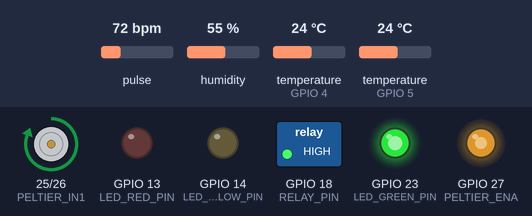
A sketch run on a simulated ESP32. Parts: motor-driver pin pairs drawn as motors (green arrow = first pin HIGH = forward, orange = second pin HIGH = backward, longer = more drive), switched loads named in the sketch (green lamp = pin HIGH), output pins drawn as LEDs (lit = HIGH). The test bench sets the inputs (shaded band); at power-on: temperature (sensors on GPIO 4, GPIO 5) 24 °C, pulse 72 bpm, humidity 55 %. What the sketch prints to the serial monitor is not drawn.

Above: at 1.5 s.
1.6 s: temperature (sensor on GPIO 4) set to 28 °C
At 2.7 s:
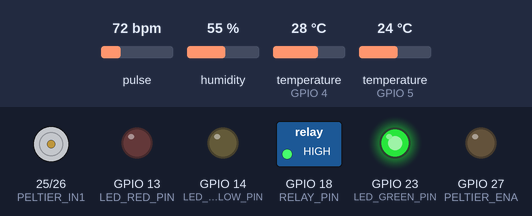
3.3 s: temperature (sensor on GPIO 4) set to 33 °C
At 3.9 s:
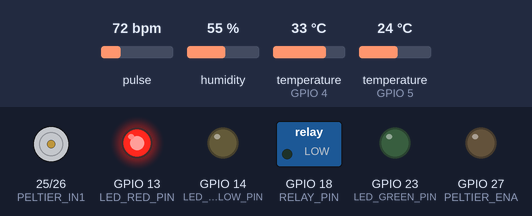
Timing chart, 0 to 6.3 s (numbered marks = the images above; inputs shaded):
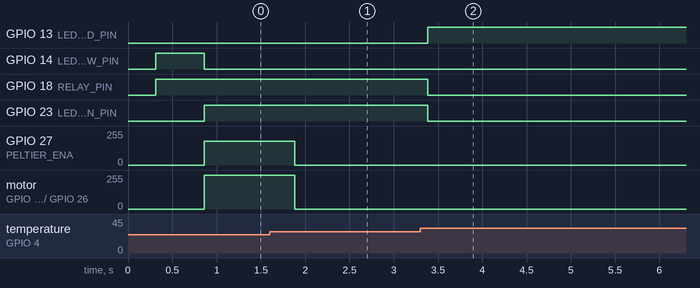

The sketch:

avenza_esp32.ino
```cpp
/* ============================================================
   AVENZA — Intelligent Neonatal Monitoring & AI-Assisted Apnea
   ESP32 FIRMWARE · HARDWARE TELEMETRY & THERMAL CONTROLLER
   ============================================================
   Pin Configuration:
   - DHT11:        GPIO 5
   - DS18B20:      GPIO 4 (4.7k Pull-up to 3.3V)
   - I2C SDA:      GPIO 32 (MAX30102 0x57)
   - I2C SCL:      GPIO 33
   - Relay (Fan):  GPIO 18 (Active-LOW: LOW=ON, HIGH=OFF)
   - LED RED:      GPIO 13
   - LED YELLOW:   GPIO 14
   - LED GREEN:    GPIO 23
   - Peltier IN1:  GPIO 25
   - Peltier IN2:  GPIO 26
   - Peltier ENA:  GPIO 27 (PWM Speed / Enable)
   ============================================================ */

#include <Arduino.h>
#include <Wire.h>

// Sensor & Peripheral Libraries
#include <MAX30105.h>
#include <heartRate.h>
#include <DHT.h>
#include <OneWire.h>
#include <DallasTemperature.h>

#include "HardwareConfig.h"
#include "MAX30102Manager.h"
#include "TemperatureManager.h"
#include "ActuatorManager.h"
#include "HealthManager.h"
#include "CommunicationManager.h"

// System Managers
MAX30102Manager     max30102;
TemperatureManager  tempSensors;
ActuatorManager     actuators;
HealthManager       health;
CommunicationManager comms;

uint32_t lastAliveMs = 0;

void setup() {
  // 1. Serial Initialization
  Serial.begin(SERIAL_BAUD_RATE);
  delay(300); // Allow UART / USB buffer to stabilize
  Serial.println(F("\n[BOOT] AVENZA ESP32 FIRMWARE INITIALIZING..."));
  Serial.println(F("[BOOT] Serial link: 115200 baud"));

  // 2. Hardware I2C Bus Initialization (with bus timeout protection)
  Serial.println(F("[BOOT] Initializing I2C (SDA=32, SCL=33)..."));
  Wire.begin(I2C_SDA, I2C_SCL, 100000);
  Wire.setTimeOut(50); // 50ms timeout prevents hang if I2C bus is stuck
  Serial.println(F("[BOOT] I2C Bus Ready"));

  // 3. Actuator & Relay & LED Initialization (Safe initial state)
  Serial.println(F("[BOOT] Initializing Relays, LEDs, and Peltier Actuators..."));
  actuators.begin();
  Serial.println(F("[BOOT] Actuators Ready (Safe Standby)"));

  // 4. MAX30102 Optical PPG Initialization (Non-fatal, address 0x57)
  Serial.println(F("[BOOT] Initializing MAX30102 (0x57)..."));
  bool maxOk = max30102.begin();
  if (maxOk) {
    Serial.println(F("[BOOT] MAX30102 Optical Sensor Ready"));
  } else {
    Serial.println(F("[BOOT] MAX30102 Init Failed or Not Detected"));
  }

  // 5. Temperature Sensors (DHT11 @ GPIO5 & DS18B20 @ GPIO4) Initialization
  Serial.println(F("[BOOT] Initializing DHT11 (GPIO 5)..."));
  tempSensors.begin();
  if (tempSensors.dhtConnected) {
    Serial.println(F("[BOOT] DHT11 Ready"));
  } else {
    Serial.println(F("[BOOT] DHT11 Not Detected"));
  }

  Serial.println(F("[BOOT] Initializing DS18B20 (GPIO 4)..."));
  if (tempSensors.ds18b20Connected) {
    Serial.println(F("[BOOT] DS18B20 Chamber Probe Ready"));
  } else {
    Serial.println(F("[BOOT] DS18B20 Probe Not Detected (Check 4.7k Pullup)"));
  }

  // 6. Diagnostics & Communication Subsystems
  health.begin();
  comms.begin(&actuators);

  Serial.println(F("[BOOT] Setup complete. Streaming telemetry.\n"));
}

void loop() {
  // Service FreeRTOS watchdog & background scheduler
  yield();

  // 1. High-Rate Optical PPG Acquisition (Continuous FIFO Drain)
  max30102.update();

  // 2. Continuous Serial Command Processing
  if (Serial.available()) {
    String line = Serial.readStringUntil('\n');
    line.trim();
    if (line.length() > 0) {
      if (line.startsWith("{")) {
        comms.parseAndExecuteCommand(line);
      } else {
        String cmd = line;
        cmd.toUpperCase();
        if (cmd == "HEALTH" || cmd == "STATUS") {
          comms.sendHealthPacket(max30102.connected, tempSensors.dhtConnected, tempSensors.ds18b20Connected);
        } else if (cmd == "FAN_ON") {
          actuators.setFan(true);
        } else if (cmd == "FAN_OFF") {
          actuators.setFan(false);
        } else if (cmd == "AUTO") {
          actuators.manualOverrideActive = false;
        }
      }
    }
  }

  // 3. Environmental Sensing (DHT11 & DS18B20 scheduled reads)
  tempSensors.update();

  // 4. Autonomous Actuator, Hysteresis & Status LED Update
  float activeTemp = tempSensors.getBestTemperature();
  bool tempValid = tempSensors.isAnyTempValid();
  actuators.updateAutonomous(activeTemp, tempValid);

  // 5. Non-blocking JSON Telemetry Transmission over Serial (5 Hz / 200 ms)
  comms.update(max30102, tempSensors, actuators, health);

  // 6. Periodic Diagnostic Heartbeat (every 5000 ms)
  uint32_t now = millis();
  if (now - lastAliveMs >= 5000) {
    lastAliveMs = now;
    Serial.print(F("[HEARTBEAT] FreeHeap="));
    Serial.print(ESP.getFreeHeap());
    Serial.print(F(" Temp="));
    if (tempValid) Serial.print(activeTemp, 2); else Serial.print(F("INVALID"));
    Serial.print(F(" Fan="));
    Serial.print(actuators.fanCommand ? F("ON") : F("OFF"));
    Serial.print(F(" Peltier="));
    Serial.println(actuators.getPeltierCommandString());
  }
}
```

ActuatorManager.h
```cpp
#ifndef ACTUATOR_MANAGER_H
#define ACTUATOR_MANAGER_H

#include <Arduino.h>
#include "HardwareConfig.h"

/* ============================================================
   ACTUATOR & STATUS CONTROLLER
   - Fan Relay (GPIO 18, Active LOW)
   - Status LEDs (Red: 13, Yellow: 14, Green: 23)
   - Peltier L298N (IN1: 25, IN2: 26, ENA: 27)
   ============================================================ */

enum PeltierMode {
  PELTIER_OFF,
  PELTIER_HEATING,
  PELTIER_COOLING
};

class ActuatorManager {
public:
  // Actuator states
  bool fanCommand;
  PeltierMode peltierCommand;
  uint8_t peltierPwm;
  bool safetyCutoffActive;
  bool manualOverrideActive;
  String driverStatus;

  // Status LED states
  bool ledRed;
  bool ledYellow;
  bool ledGreen;

public:
  ActuatorManager()
    : fanCommand(false), peltierCommand(PELTIER_OFF), peltierPwm(0),
      safetyCutoffActive(false), manualOverrideActive(false), driverStatus("READY_OFF"),
      ledRed(false), ledYellow(true), ledGreen(false) {}

  bool begin() {
    // 1. Configure Relay Pin (Safe OFF)
    pinMode(RELAY_PIN, OUTPUT);
    digitalWrite(RELAY_PIN, RELAY_ACTIVE_LOW ? HIGH : LOW);
    fanCommand = false;

    // 2. Configure Status LED Pins
    pinMode(LED_RED_PIN, OUTPUT);
    pinMode(LED_YELLOW_PIN, OUTPUT);
    pinMode(LED_GREEN_PIN, OUTPUT);

    // Initial state: YELLOW on while booting/initializing
    setLeds(false, true, false);

    // 3. Configure L298N H-Bridge Pins (Safe OFF)
    pinMode(PELTIER_ENA, OUTPUT);
    digitalWrite(PELTIER_ENA, LOW);
    pinMode(PELTIER_IN1, OUTPUT);
    digitalWrite(PELTIER_IN1, LOW);
    pinMode(PELTIER_IN2, OUTPUT);
    digitalWrite(PELTIER_IN2, LOW);

    peltierCommand = PELTIER_OFF;
    peltierPwm = 0;
    safetyCutoffActive = false;
    manualOverrideActive = false;
    driverStatus = "READY_OFF";
    return true;
  }

  void setLeds(bool red, bool yellow, bool green) {
    ledRed = red;
    ledYellow = yellow;
    ledGreen = green;

    digitalWrite(LED_RED_PIN, red ? HIGH : LOW);
    digitalWrite(LED_YELLOW_PIN, yellow ? HIGH : LOW);
    digitalWrite(LED_GREEN_PIN, green ? HIGH : LOW);
  }

  void setFan(bool on) {
    fanCommand = on;
    if (RELAY_ACTIVE_LOW) {
      digitalWrite(RELAY_PIN, on ? LOW : HIGH);
    } else {
      digitalWrite(RELAY_PIN, on ? HIGH : LOW);
    }
  }

  void setPeltier(PeltierMode mode, uint8_t pwm = 180) {
    if (safetyCutoffActive && mode != PELTIER_OFF) {
      driverStatus = "SAFETY_CUTOFF";
      return;
    }

    peltierCommand = mode;
    peltierPwm = min(pwm, (uint8_t)PELTIER_MAX_SAFE_PWM);

    switch (mode) {
      case PELTIER_HEATING:
        // Heating: IN1 HIGH, IN2 LOW, ENA PWM/HIGH
        digitalWrite(PELTIER_IN1, HIGH);
        digitalWrite(PELTIER_IN2, LOW);
        analogWrite(PELTIER_ENA, peltierPwm);
        driverStatus = "HEATING_ACTIVE";
        break;

      case PELTIER_COOLING:
        // Cooling: IN1 LOW, IN2 HIGH, ENA PWM/HIGH (Reverse direction)
        digitalWrite(PELTIER_IN1, LOW);
        digitalWrite(PELTIER_IN2, HIGH);
        analogWrite(PELTIER_ENA, peltierPwm);
        driverStatus = "COOLING_ACTIVE";
        break;

      case PELTIER_OFF:
      default:
        digitalWrite(PELTIER_IN1, LOW);
        digitalWrite(PELTIER_IN2, LOW);
        analogWrite(PELTIER_ENA, 0);
        digitalWrite(PELTIER_ENA, LOW);
        peltierPwm = 0;
        driverStatus = "READY_OFF";
        break;
    }
  }

  // Autonomous Hysteresis Control according to specification
  void updateAutonomous(float currentTemp, bool isTempValid) {
    // Check thermal emergency safety cutoff first
    if (isTempValid && currentTemp >= THERMAL_SAFETY_CUTOFF) {
      safetyCutoffActive = true;
      setPeltier(PELTIER_OFF, 0);
      setFan(true); // Maximum venting on thermal hazard
      setLeds(true, false, false); // RED alarm
      return;
    } else if (safetyCutoffActive && isTempValid && currentTemp < (THERMAL_SAFETY_CUTOFF - 3.0f)) {
      safetyCutoffActive = false;
    }

    // 1. Status LEDs Control
    if (!isTempValid) {
      // Invalid temperature -> YELLOW
      setLeds(false, true, false);
    } else if (currentTemp < LED_TEMP_WARN_THRESH) {
      // Temperature < 29°C -> GREEN
      setLeds(false, false, true);
    } else if (currentTemp >= LED_TEMP_WARN_THRESH && currentTemp < LED_TEMP_CRIT_THRESH) {
      // 29°C <= temperature < 30°C -> YELLOW
      setLeds(false, true, false);
    } else {
      // Temperature >= 30°C -> RED
      setLeds(true, false, false);
    }

    // If manual override is active, do not overwrite fan/peltier states
    if (manualOverrideActive) return;

    // 2. Fan Hysteresis Control
    if (!isTempValid) {
      setFan(false);
    } else if (currentTemp >= FAN_TEMP_ON_THRESH) {
      // Temp >= 30°C -> Fan ON
      setFan(true);
    } else if (currentTemp <= FAN_TEMP_OFF_THRESH) {
      // Temp <= 29°C -> Fan OFF
      setFan(false);
    }
    // Between 29°C and 30°C -> retain previous fan state

    // 3. Peltier Prototype Heating Hysteresis Control
    if (!isTempValid) {
      setPeltier(PELTIER_OFF, 0);
    } else if (currentTemp <= PELTIER_HEAT_ON_THRESH) {
      // Temp <= 27°C -> Heating ON
      setPeltier(PELTIER_HEATING, 180);
    } else if (currentTemp >= PELTIER_HEAT_OFF_THRESH) {
      // Temp >= 28°C -> Heating OFF
      setPeltier(PELTIER_OFF, 0);
    }
    // Between 27°C and 28°C -> retain previous state
  }

  const char* getPeltierCommandString() const {
    switch (peltierCommand) {
      case PELTIER_HEATING: return "HEATING";
      case PELTIER_COOLING: return "COOLING";
      default: return "OFF";
    }
  }
};

#endif // ACTUATOR_MANAGER_H
```

HealthManager.h
```cpp
#ifndef HEALTH_MANAGER_H
#define HEALTH_MANAGER_H

#include <Arduino.h>
#include "HardwareConfig.h"

/* ============================================================
   HEALTH & DIAGNOSTICS MANAGER
   Aggregates status across all hardware subsystems:
   - ESP32 Core (Uptime, Free Heap, WiFi RSSI)
   - Sensor Validities (MAX30102, DHT11, DS18B20)
   - Display & Actuators (OLED, Relay, L298N)
   ============================================================ */

class HealthManager {
public:
  uint32_t bootTimestampMs;

public:
  HealthManager() : bootTimestampMs(0) {}

  void begin() {
    bootTimestampMs = millis();
  }

  uint32_t getUptimeMs() const {
    return millis() - bootTimestampMs;
  }

  uint32_t getFreeHeap() const {
    return ESP.getFreeHeap();
  }

  const char* evaluateOverallHealth(bool maxOk, bool dhtOk, bool dsOk, bool wifiOk) const {
    if (maxOk && dhtOk && dsOk && wifiOk) return "ONLINE";
    if (maxOk || dsOk || dhtOk) return "DEGRADED";
    return "FAULT";
  }
};

#endif // HEALTH_MANAGER_H
```

TemperatureManager.h
```cpp
#ifndef TEMPERATURE_MANAGER_H
#define TEMPERATURE_MANAGER_H

#include <Arduino.h>
#include <DHT.h>
#include <OneWire.h>
#include <DallasTemperature.h>
#include "HardwareConfig.h"

/* ============================================================
   TEMPERATURE & HUMIDITY MANAGER (DHT11 & DS18B20)
   - DHT11 (GPIO 4): Ambient Temperature & Humidity
   - DS18B20 (GPIO 5): Incubator Chamber Probe (4.7k pull-up)
   Features:
   - Non-blocking millis() read cycles
   - Separate state flags: connected, valid, fresh
   - Strictly reports null/invalid on read failure (never fakes values)
   - Periodic sensor-level debug logging
   ============================================================ */

class TemperatureManager {
public:
  // DHT11 Readings
  bool dhtConnected;
  float dhtTemperature;
  float dhtHumidity;
  bool dhtValid;
  uint32_t dhtLastReadMs;

  // DS18B20 Chamber Probe Readings
  bool ds18b20Connected;
  float chamberTemperature;
  bool ds18b20Valid;
  uint32_t ds18b20LastReadMs;

private:
  DHT dht;
  OneWire oneWire;
  DallasTemperature dsSensors;

public:
  TemperatureManager()
    : dhtConnected(false), dhtTemperature(-999.0f), dhtHumidity(-999.0f), dhtValid(false), dhtLastReadMs(0),
      ds18b20Connected(false), chamberTemperature(-999.0f), ds18b20Valid(false), ds18b20LastReadMs(0),
      dht(DHT_PIN, DHT11),
      oneWire(DS18B20_PIN),
      dsSensors(&oneWire)
  {}

  bool begin() {
    bool allOk = true;

    // 1. Initialize DHT11
    dht.begin();
    dhtConnected = true;
    dhtValid = false;
    dhtLastReadMs = millis(); // Offset so first read occurs after warmup

    // 2. Initialize DS18B20 (Non-blocking conversion mode)
    dsSensors.begin();
    dsSensors.setWaitForConversion(false); // Asynchronous non-blocking conversion
    uint8_t count = dsSensors.getDeviceCount();

    Serial.print(F("[DS18B20 DEBUG] probe device count="));
    Serial.println(count);

    if (count > 0) {
      ds18b20Connected = true;
      ds18b20Valid = false;
      dsSensors.requestTemperatures(); // Kick off first conversion
      ds18b20LastReadMs = millis();
    } else {
      ds18b20Connected = false;
      ds18b20Valid = false;
      allOk = false;
    }

    return allOk;
  }

  void update() {
    uint32_t now = millis();

    // 1. Update DHT11 (2000ms sampling interval)
    if (now - dhtLastReadMs >= DHT_SAMPLE_INTERVAL_MS) {
      dhtLastReadMs = now;
      Serial.println(F("[DHT11 DEBUG] read attempted"));

      float t = dht.readTemperature();
      float h = dht.readHumidity();

      if (!isnan(t) && !isnan(h) && t >= 0.0f && t <= 70.0f && h >= 0.0f && h <= 100.0f) {
        dhtTemperature = t;
        dhtHumidity = h;
        dhtValid = true;
        dhtConnected = true;
      } else {
        dhtValid = false;
        dhtTemperature = -999.0f;
        dhtHumidity = -999.0f;
      }

      Serial.print(F("[DHT11 DEBUG] temperature="));
      if (dhtValid) Serial.print(dhtTemperature, 1); else Serial.print(F("null"));
      Serial.print(F(" humidity="));
      if (dhtValid) Serial.print(dhtHumidity, 1); else Serial.print(F("null"));
      Serial.print(F(" valid="));
      Serial.println(dhtValid ? F("true") : F("false"));
    }

    // 2. Update DS18B20 (1000ms sampling interval)
    if (now - ds18b20LastReadMs >= DS18B20_SAMPLE_INTERVAL_MS) {
      ds18b20LastReadMs = now;

      // If probe was not detected at boot, retry scan
      if (!ds18b20Connected) {
        uint8_t count = dsSensors.getDeviceCount();
        if (count > 0) {
          ds18b20Connected = true;
          dsSensors.requestTemperatures();
          return;
        }
      }

      float rawTemp = dsSensors.getTempCByIndex(0);

      // Check conversion validity:
      // -127.0°C = DEVICE_DISCONNECTED_C
      // 85.0°C = Power-on reset register state (before conversion finishes)
      bool valid = (rawTemp > -50.0f && rawTemp < 84.0f && rawTemp != -127.0f);

      if (valid) {
        chamberTemperature = rawTemp;
        ds18b20Valid = true;
        ds18b20Connected = true;
      } else {
        chamberTemperature = -999.0f;
        ds18b20Valid = false;
      }

      // Request next conversion asynchronously
      Serial.println(F("[DS18B20 DEBUG] conversion requested"));
      dsSensors.requestTemperatures();

      Serial.print(F("[DS18B20 DEBUG] raw temperature="));
      if (rawTemp == -127.0f) {
        Serial.print(F("DISCONNECTED (-127C)"));
      } else if (rawTemp == 85.0f) {
        Serial.print(F("RESET_DEFAULT (85C)"));
      } else {
        Serial.print(rawTemp, 2);
      }
      Serial.print(F(" valid="));
      Serial.println(ds18b20Valid ? F("true") : F("false"));
    }
  }

  float getBestTemperature() const {
    if (ds18b20Valid && chamberTemperature > -50.0f) return chamberTemperature;
    if (dhtValid && dhtTemperature > 0.0f) return dhtTemperature;
    return -999.0f;
  }

  bool isAnyTempValid() const {
    return (ds18b20Valid && chamberTemperature > -50.0f) || (dhtValid && dhtTemperature > 0.0f);
  }

  bool isDS18B20Valid() const {
    return (ds18b20Valid && chamberTemperature > -50.0f);
  }
};

#endif // TEMPERATURE_MANAGER_H
```

Source omitted: CommunicationManager.h (9266 bytes), MAX30102Manager.h (6823 bytes), HardwareConfig.h (2741 bytes)

Measured:
- after the input at 1.6 s, GPIO 27 (PELTIER_ENA): 180/255 → 0/255 after 0.28 s; motor on GPIO 25 (PELTIER_IN1) / GPIO 26 (PELTIER_IN2): forward 255/255 → stopped after 0.28 s
- after the input at 3.3 s, GPIO 13 (LED_RED_PIN): LOW → HIGH after 0.08 s; GPIO 18 (RELAY_PIN), GPIO 23 (LED_GREEN_PIN): HIGH → LOW after 0.08 s
